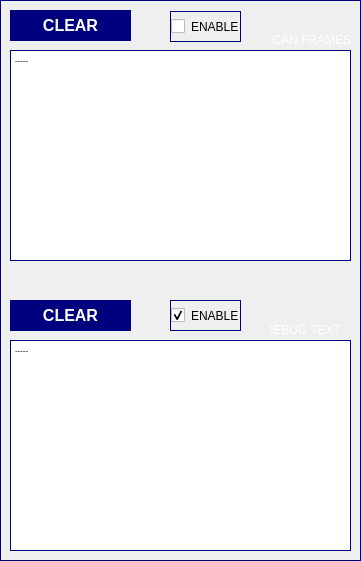
   <widget class="QFrame" name="connectionFrame_4">
    <property name="geometry">
     <rect>
      <x>10</x>
      <y>30</y>
      <width>361</width>
      <height>561</height>
     </rect>
    </property>
    <property name="styleSheet">
     <string notr="true">border-width: 1px;
border-style: solid; 
border-color: darkblue;
border-color: rgb(0, 0, 127);
</string>
    </property>
    <property name="frameShape">
     <enum>QFrame::StyledPanel</enum>
    </property>
    <property name="frameShadow">
     <enum>QFrame::Raised</enum>
    </property>
    <widget class="QPlainTextEdit" name="canText">
     <property name="geometry">
      <rect>
       <x>10</x>
       <y>50</y>
       <width>341</width>
       <height>211</height>
      </rect>
     </property>
     <property name="font">
      <font>
       <pointsize>6</pointsize>
      </font>
     </property>
     <property name="styleSheet">
      <string notr="true">background-color: rgb(255, 255, 255);
color: rgb(0, 0, 0);
</string>
     </property>
     <property name="plainText">
      <string>-----
</string>
     </property>
    </widget>
    <widget class="QPushButton" name="logClearButton">
     <property name="geometry">
      <rect>
       <x>10</x>
       <y>10</y>
       <width>121</width>
       <height>31</height>
      </rect>
     </property>
     <property name="font">
      <font>
       <pointsize>12</pointsize>
       <bold>true</bold>
      </font>
     </property>
     <property name="styleSheet">
      <string notr="true">background-color: rgb(0, 0, 127);
color: rgb(255, 255, 255);
border-width: 0px;
</string>
     </property>
     <property name="text">
      <string>CLEAR</string>
     </property>
    </widget>
    <widget class="QCheckBox" name="logEnableCheck">
     <property name="geometry">
      <rect>
       <x>170</x>
       <y>11</y>
       <width>71</width>
       <height>31</height>
      </rect>
     </property>
     <property name="text">
      <string>ENABLE</string>
     </property>
    </widget>
    <widget class="QPlainTextEdit" name="debugText">
     <property name="geometry">
      <rect>
       <x>10</x>
       <y>340</y>
       <width>341</width>
       <height>211</height>
      </rect>
     </property>
     <property name="font">
      <font>
       <pointsize>6</pointsize>
      </font>
     </property>
     <property name="styleSheet">
      <string notr="true">background-color: rgb(255, 255, 255);
color: rgb(0, 0, 0);
</string>
     </property>
     <property name="plainText">
      <string>-----
</string>
     </property>
    </widget>
    <widget class="QPushButton" name="debugClearButton">
     <property name="geometry">
      <rect>
       <x>10</x>
       <y>300</y>
       <width>121</width>
       <height>31</height>
      </rect>
     </property>
     <property name="font">
      <font>
       <pointsize>12</pointsize>
       <bold>true</bold>
      </font>
     </property>
     <property name="styleSheet">
      <string notr="true">background-color: rgb(0, 0, 127);
color: rgb(255, 255, 255);
border-width: 0px;
</string>
     </property>
     <property name="text">
      <string>CLEAR</string>
     </property>
    </widget>
    <widget class="QLabel" name="label_16">
     <property name="geometry">
      <rect>
       <x>270</x>
       <y>320</y>
       <width>71</width>
       <height>20</height>
      </rect>
     </property>
     <property name="styleSheet">
      <string notr="true">
color: rgb(255, 255, 255);
border-width: 0px;
</string>
     </property>
     <property name="text">
      <string>DEBUG TEXT</string>
     </property>
     <property name="alignment">
      <set>Qt::AlignRight|Qt::AlignTrailing|Qt::AlignVCenter</set>
     </property>
    </widget>
    <widget class="QCheckBox" name="debugEnable">
     <property name="geometry">
      <rect>
       <x>170</x>
       <y>300</y>
       <width>71</width>
       <height>31</height>
      </rect>
     </property>
     <property name="text">
      <string>ENABLE</string>
     </property>
     <property name="checked">
      <bool>true</bool>
     </property>
    </widget>
    <widget class="QLabel" name="label_17">
     <property name="geometry">
      <rect>
       <x>270</x>
       <y>30</y>
       <width>81</width>
       <height>20</height>
      </rect>
     </property>
     <property name="styleSheet">
      <string notr="true">
color: rgb(255, 255, 255);
border-width: 0px;
</string>
     </property>
     <property name="text">
      <string>CAN FRAMES</string>
     </property>
     <property name="alignment">
      <set>Qt::AlignRight|Qt::AlignTrailing|Qt::AlignVCenter</set>
     </property>
    </widget>
   </widget>
